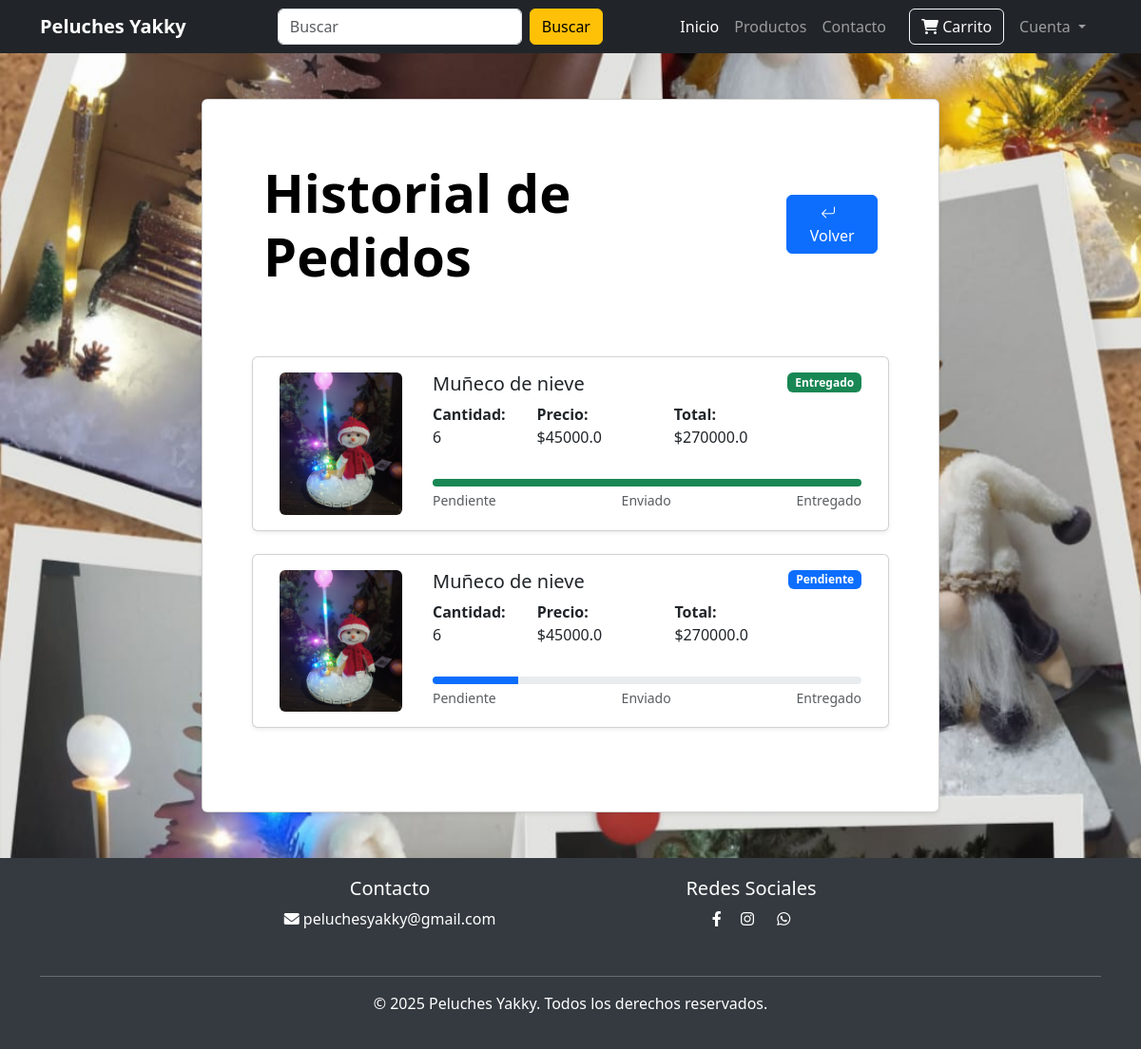
The app's page /pedidos (signed in) with its own data.
### website/models.py (models this page shows, shortened)
class Order(db.Model):
    id = db.Column(db.Integer, primary_key=True)
    quantity = db.Column(db.Integer, nullable=False)
    price = db.Column(db.Float, nullable=False)
    status = db.Column(db.String(100), default="Pendiente")
    payment_id = db.Column(db.String(1000), default=lambda: str(uuid.uuid4())[:8])
    address = db.Column(db.String(1000), nullable=False)
    phone = db.Column(db.String(20), nullable=False)
    forma_pago = db.Column(db.String(20), nullable=False)
    fecha_creacion= db.Column(db.DateTime(), default=datetime.utcnow)
    customer_link = db.Column(db.Integer, db.ForeignKey("customer.id"), nullable=False)
    product_link = db.Column(db.Integer, db.ForeignKey("product.id"), nullable=False)

class Product(db.Model):
    id = db.Column(db.Integer, primary_key=True)
    product_name = db.Column(db.String(100), nullable=False)
    current_price = db.Column(db.Integer, nullable=False)
    precio_costo = db.Column(db.Integer, nullable=False) #tarea
    previous_price = db.Column(db.Integer, nullable=False)
    in_stock = db.Column(db.Integer, nullable=False)
    product_picture = db.Column(db.String(1000), nullable=False)
    flash_sale = db.Column(db.Boolean, default=False)
    date_added = db.Column(db.DateTime, default=datetime.utcnow)
    descripcion = db.Column(db.String(1000), nullable=False)
    carts = db.relationship(
        "Cart", backref=db.backref("product", lazy=True), cascade="all, delete-orphan"
    )
    orders = db.relationship(
        "Order", backref=db.backref("product", lazy=True), cascade="all, delete-orphan"
    )

### website/views.py (the view)
@views.route("/pedidos")
def pedidos():
    pedidos = Order.query.filter_by(customer_link=current_user.id).all()
    return render_template("pedidos.html", pedidos=pedidos)

### website/templates/pedidos.html (shortened to what this page needs)
{% extends 'index.html' %}
{% block body %}
<div class="container-fluid fondo py-5" style="min-height: 100vh;">
    <div class="row justify-content-center">
        <div class="col-lg-8">
            <div class="row">
                <div class="">
                    <div class="card shadow-sm h-100">
                        <div class="card-body m-5">
                            <div class="d-flex justify-content-between align-items-center mb-5">
                                <h1 class="text-black mb-0 display-4 fw-bold">
                                    Historial de Pedidos
                                </h1>
                                <div class="d-flex gap-3"><button onclick="history.back()" class="btn btn-primary">
                                        <i class="bi bi-arrow-return-left me-2  "></i>Volver
                                    </button>
                                </div>
                            </div>
                            <br>
                            {% if pedidos %}
                            {% for item in pedidos %}
                            <div class="row mb-4">
                                <div class="card product-card shadow-sm h-100">
                                    <div class="row g-0">
                                        <div class="col-md-3 d-flex align-items-center justify-content-center p-3">
                                            <img src="../{{ item.product.product_picture }}"
                                                alt="{{ item.product.product_name }}" class="img-fluid rounded"
                                                style="max-height: 150px; object-fit: contain;">
                                        </div>
                                        <div class="col-md-9">
                                            <div class="card-body">
                                                <div class="d-flex justify-content-between align-items-start">
                                                    <div>
                                                        <h3 class="card-title h5">{{ item.product.product_name }}
                                                        </h3>
                                                        <div class="d-flex gap-4 mb-3">
                                                            <p class="mb-0"><strong>Cantidad:</strong> {{
                                                                item.quantity
                                                                }}</p>
                                                            <p class="mb-0"><strong>Precio:</strong> ${{
                                                                item.price
                                                                }}</p>
                                                            <p class="mb-0"><strong>Total:</strong> ${{
                                                                item.price *
                                                                item.quantity }}</p>
                                                        </div>
                                                    </div>
                                                    <span
                                                        class="badge bg-{{ 'primary' if item.status == 'Pendiente' else 'info' if item.status == 'Enviado' else 'success' }}">
                                                        {{ item.status }}
                                                    </span>
                                                </div>
                                                <div class="mt-3">
                                                    <div class="progress " style="height: 8px;">
                                                        <div class="progress-bar
                                                            {{ 'bg-primary' if item.status == 'Pendiente' }}
                                                            {{ 'bg-info progress-bar-striped' if item.status == 'Enviado' }}
                                                            {{ 'bg-success' if item.status == 'Entregado' }}"
                                                            role="progressbar" data-status="{{item.status}}"
                                                            aria-valuenow="{{ '20' if item.status == 'Pendiente' else '50' if item.status == 'Enviado' else '100' }}"
                                                            aria-valuemin="0" aria-valuemax="100">
                                                        </div>
                                                    </div>
                                                    <div class="d-flex justify-content-between mt-1 small text-muted">
                                                        <span>Pendiente</span>
                                                        <span>Enviado</span>
                                                        <span>Entregado</span>
                                                    </div>
                                                </div>
                                            </div>
                                        </div>
                                    </div>
                                </div>
                            </div>
                            {% endfor %}
                            {% else %}
                            <h3 class="text-black text-center mb-4">
                                No tienes pedidos
                            </h3>
                            {% endif %}
                        </div>
                    </div>
                </div>
            </div>
        </div>
    </div>
</div>
{% endblock %}

### website/static/css/style.css (style rules this page uses)
.fondo { background-image: url(../img/fondo.png); background-position: center; background-repeat: repeat; background-attachment: fixed; background-size: cover; }
.product-card { transition: transform 0.3s; }

### records on screen
Order: product.product_picture (picture), product.product_name "Muñeco de nieve", quantity "6", price "45000.0", price+quantity "270000.0", status "Entregado"
Order: product.product_picture (picture), product.product_name "Muñeco de nieve", quantity "6", price "45000.0", price+quantity "270000.0", status "Pendiente"
